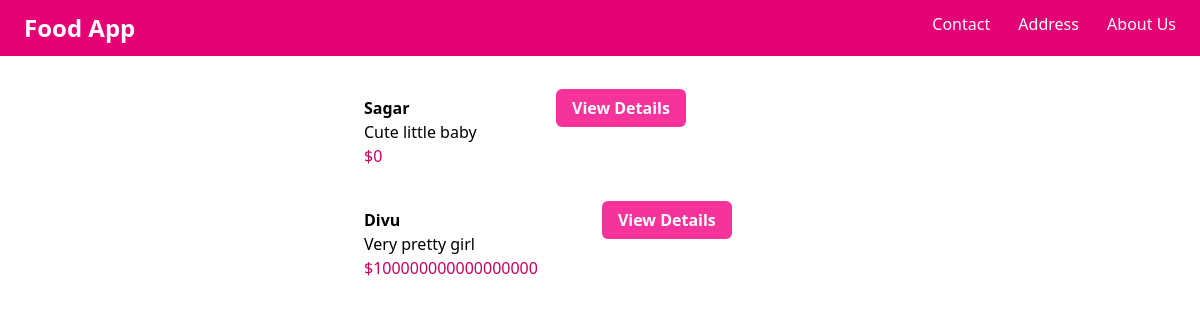
/, run on an earlier commit of the app's database.
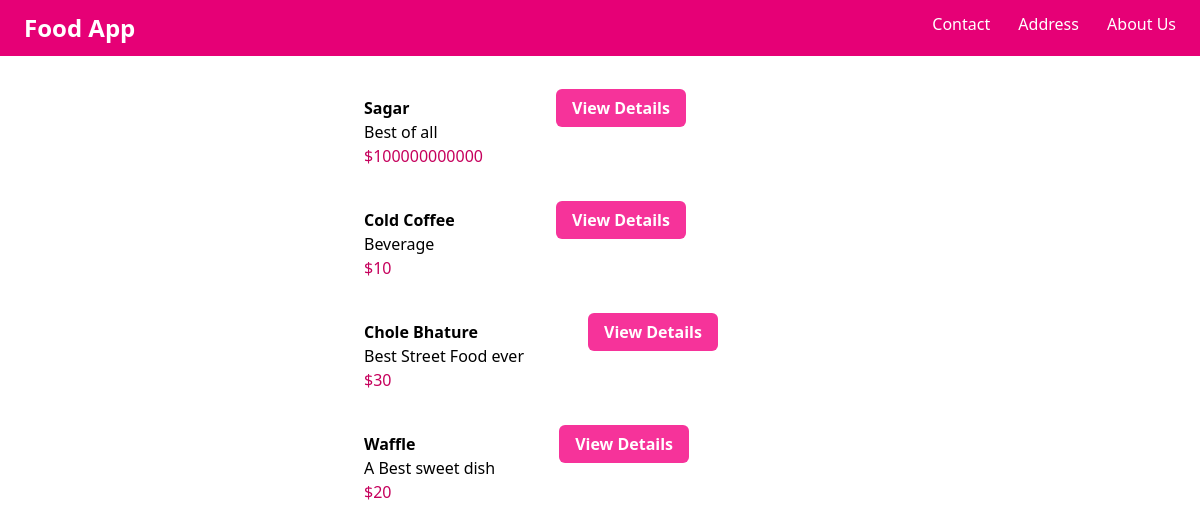
And on a later commit of the database.
### myapp/models.py (models this page shows, shortened)
class Item(models.Model):
    item_name = models.CharField(max_length=30)
    item_desc = models.CharField(max_length=500)
    item_price = models.IntegerField()
    item_image = models.CharField(max_length=500,default = 'https://www.creativefabrica.com/wp-content/uploads/2021/04/06/Food-Icon-with-Pink-Cutlery-Plate-Graphics-10479612-1.jpg')

### myapp/views.py (the view)
# urls.py: path('', views.index, name="index"),
def index(request):
    item_list = Item.objects.all()
    context = {
        "item_list":item_list
        }
    return render(request,"myapp/index.html",context)

### myapp/templates/myapp/index.html (shortened to what this page needs)
{% extends "myapp/base.html" %}
{% block body %}
        <div>
        {%for item in item_list %}
        <div class="m-10 flex w-1/2 mx-auto">
                <div>
                        <div class="mx-16">
                                <div class="font-bold">{{item.item_name}}</div>
                                <div>{{item.item_desc}}</div>
                                <div class="text-pink-700">${{item.item_price}}</div>
                        </div>
                </div>
                <div>
                        <a class="bg-pink-500 text-white font-bold px-4 py-2 rounded-md" href="{% url 'myapp:details' item.id%}">View Details</a>
                </div>
        </div>
        {% endfor %}
        </div>
{% endblock  %}

### myapp/templates/myapp/base.html (shortened to what this page needs)
{%load static%}
<!doctype html>
<html>
  <head>
    <script src="https://cdn.jsdelivr.net/npm/@tailwindcss/browser@4"></script>
</head>
<body>
    <nav class = "bg-pink-200 text-white">
        <div class = "flex justify-between bg-pink-600 text-white px-6 py-3" >
            <a href = "" class= "font-bold text-2xl">Food App</a>
            <div class = "space-x-6">
                <a href = "">Contact</a>
                <a href = "">Address</a>
                <a href = "">About Us</a>
            </div>
        </div>
    </nav>
    <div class = "mt-3">
        {% block body %}
        {% endblock  %}
    </div>
</body>
</html>

What changed in the data, as far as the page shows it:
removed Item: item_name "Divu", item_desc "Very pretty girl", item_price "100000000000000000"
changed Item "Sagar": item_desc "Cute little baby" → "Best of all"; item_price "0" → "100000000000"
added Item: item_name "Cold Coffee", item_desc "Beverage", item_price "10"
added Item: item_name "Chole Bhature", item_desc "Best Street Food ever", item_price "30"
added Item: item_name "Waffle", item_desc "A Best sweet dish", item_price "20"
